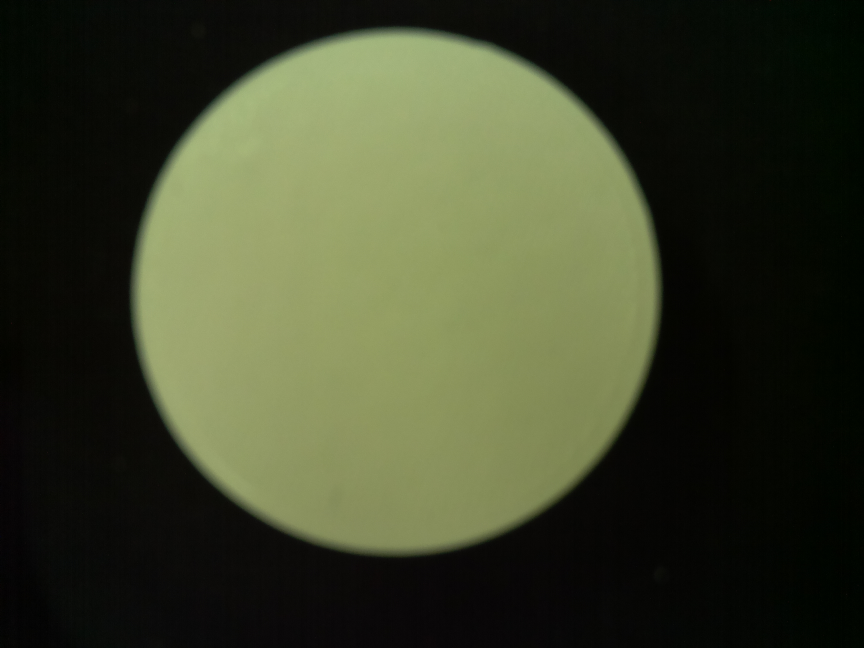
#> input picture images/3.5inch.png, 2592 x 1944 px, found by its file name (shown at 1/3 size)
$ python calibrate.py
#> lines starting #> are read from the running program, lines starting #| are printed output that depends on the picture; after the words box and inside, x2 and y2 are one past the last pixel; in counts of white or black regions, pixels touching at a corner belong together
'''
#
# Program to calibrate camera and adjust paramaters for reading distance
# This routine is part of the Ophthalmoscope project.
#
# Obtains a reference circle and uses it as a scale for every other circle
# to obtain distance for overlay activation.
#
# Author: Mohammad Odeh
# Date: Frb. 21st, 2017
# Reference: PyImageSearch
#
#
# CHANGELOG:
#    1- Reduced memory footprint
#    2- Tweaked HoughCircles parameters
#    3- Print thresholded array to file for debugging purposes
#
'''

# import the necessary packages
import numpy
import cv2
import imutils

import  sys
import  os
from    os.path                import expanduser

def find_marker(image):

    # Convert into grayscale because HoughCircle only accepts grayscale images
    bgr2gray = cv2.cvtColor(image, cv2.COLOR_BGR2GRAY)
    bgr2gray = cv2.bilateralFilter(bgr2gray,11,17,17)

    # Threshold any color that is not black to white
    retval, thresholded = cv2.threshold(bgr2gray, 20, 255, cv2.THRESH_BINARY)

    kernel = cv2.getStructuringElement(cv2.MORPH_RECT, (10, 10))
    bgr2gray = cv2.erode(cv2.dilate(thresholded, kernel, iterations=1), kernel, iterations=1)
    print(bgr2gray.shape)

    # Debugging Purposes
    # ___START___
    '''
    retval, binaryInv = cv2.threshold(bgr2gray, 50, 255, cv2.THRESH_BINARY_INV)
    kernelBinary = cv2.getStructuringElement(cv2.MORPH_RECT, (10, 10))
    binaryInv = cv2.erode(cv2.dilate(binaryInv, kernelBinary, iterations=1), kernelBinary, iterations=1)

    retval, trunc = cv2.threshold(bgr2gray, 50, 255, cv2.THRESH_TRUNC)
    kernelTrunc = cv2.getStructuringElement(cv2.MORPH_RECT, (10, 10))
    trunc = cv2.erode(cv2.dilate(trunc, kernelTrunc, iterations=1), kernelTrunc, iterations=1)

    retval, zero = cv2.threshold(bgr2gray, 50, 255, cv2.THRESH_TOZERO)
    kernelZero = cv2.getStructuringElement(cv2.MORPH_RECT, (10, 10))
    zero = cv2.erode(cv2.dilate(zero, kernelZero, iterations=1), kernelZero, iterations=1)

    retval, zeroInv = cv2.threshold(bgr2gray, 50, 255, cv2.THRESH_TOZERO_INV)
    kernelZeroInv = cv2.getStructuringElement(cv2.MORPH_RECT, (10, 10))
    zeroInv = cv2.erode(cv2.dilate(zeroInv, kernelZeroInv, iterations=1), kernelZeroInv, iterations=1)

    titles = ['binary','binaryInv','truncate','tozero','tozeroInv']
    images = [thresholded, binaryInv, trunc, zero, zeroInv]

    for i in range(1,5):
        cv2.imshow(titles[i], cv2.resize(images[i], (936, 714)))
    '''

    # Print data on device-specific text files
    print("Writing array to datafile...\nPlease wait...")
    rows = bgr2gray.shape[0]
    columns = bgr2gray.shape[1]
    array=bgr2gray.copy()

    dataFileDir = "/home/pi/Desktop"

    if os.path.exists(dataFileDir) == False:
        os.makedirs(dataFileDir)

    dataFileName = "/numpyArray.txt"
    dataFilePath = dataFileDir + dataFileName

    for i in range(rows):
        for j in range(columns):
            if array[i][j]==255:
                array[i][j]=1


    for i in range(rows):
        for j in range(columns):
            with open(dataFilePath, "a") as dataFile:
                dataFile.write(str(array[i][j]))
        with open(dataFilePath, "a") as dataFile:
            dataFile.write('\n')
    print("Done!!")
    # ___END___


    # Find circle outline
    circles = cv2.HoughCircles(bgr2gray, cv2.HOUGH_GRADIENT, 14, 396,
                               191, 43, 50, 70)
    '''
    ORIGINAL:
    circles = cv2.HoughCircles(bgr2gray, cv2.HOUGH_GRADIENT, 16, 1000,
                               191, 43, 50, 150)
    '''
    # For debugging purposes only
    cv2.imshow("thresholded", bgr2gray.copy())

    if circles is not None:
            circles = numpy.round(circles[0,:]).astype("int")
            print("Shape: ")
            print(circles.shape)
            print("Array content: ")
            print(circles)
            for (x, y, r) in circles:
                circle=(x,y,r)
                pos=str(circle)
                cv2.circle(image, (x, y), r,(0,255,0),4)
                cv2.putText(image, pos, (x - 20, y - 20),
                            cv2.FONT_HERSHEY_SIMPLEX, 0.5, (255, 255, 255), 2)

            cv2.imshow("image", image)
            cv2.waitKey(0)
            return(x,y,r)


def distance_to_camera(knownWidth, focalLength, perWidth):
    # Compute and return the distance from the object to the camera
    return (knownWidth * focalLength) / perWidth

# Initialize the known distance from object to camera
# Calibration stand and buck were designed to have h = 3.5inches
KNOWN_DISTANCE = 3.5

# Initialize the known width of the scale buck
# Diamater, d = 2.0inches
KNOWN_WIDTH = 2.0

# Load the images we are going to use
IMAGE_PATHS = ["images/3.5inch.png"]

# Load the reference scale image and obtain the required
# parameters (focal length) from it by using the known variables
image = cv2.resize(cv2.imread(IMAGE_PATHS[0]), (360, 276))
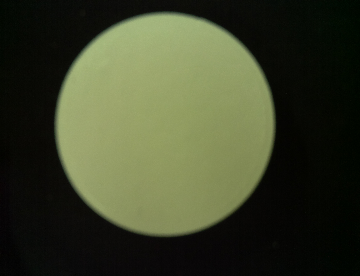
#> image: shape (276, 360, 3); mean B, G, R 42.5, 66.1, 61
marker = find_marker(image)
#> in find_marker, `bgr2gray = cv2.cvtColor(image, cv2.COLOR_BGR2GRAY)`:
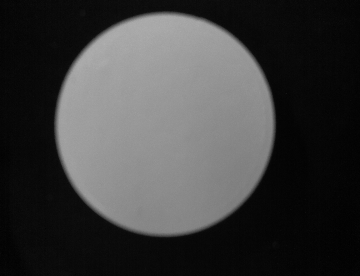
#> bgr2gray: shape (276, 360); min 1, max 176, mean 61.9
#> in find_marker, `retval, thresholded = cv2.threshold(bgr2gray, 20, 255, cv2.THRESH_BINA..`:
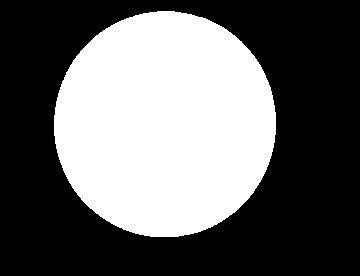
#> thresholded: shape (276, 360); 39.8% white; 1 white region, box (x1, y1, x2, y2) and area: (54, 11, 276, 237) 39505
#> in find_marker, `bgr2gray = cv2.erode(cv2.dilate(thresholded, kernel, iterations=1), ke..`:
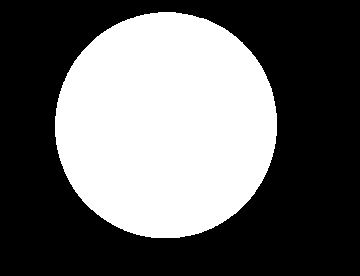
#> bgr2gray: shape (276, 360); 39.8% white; 1 white region, box (x1, y1, x2, y2) and area: (55, 12, 277, 238) 39505
#| (276, 360)
#> in find_marker, `circles = cv2.HoughCircles(bgr2gray, cv2.HOUGH_GRADIENT, 14, 396, 191,..`: circles = [[161, 119, 113.4]]
#> in find_marker, `circles = numpy.round(circles[0,:]).astype("int")`: circles = [[161, 119, 113]]
#| (1, 3)
#| [[161 119 113]]
#> the loop in find_marker, `for (x, y, r) in circles:` made 1 pass
#> after the loop in find_marker, `for (x, y, r) in circles:`:
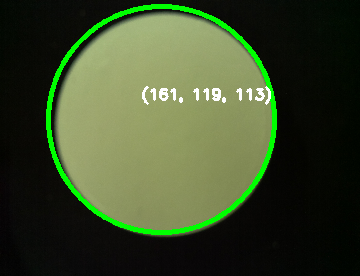
#> image: shape (276, 360, 3); 4.2% of pixels changed, all inside (x1, y1, x2, y2) = (46, 4, 277, 235)
#> marker = (161, 119, 113)
focalLength = (marker[2] * KNOWN_DISTANCE) / KNOWN_WIDTH
#> focalLength = 197.8

# Used for development purposes
# Loop over the images
for imagePath in IMAGE_PATHS:

    # Load the image, find the marker (circles) in the image, then
    # compute the distance to the marker from the camera
    image = cv2.resize(cv2.imread(imagePath, cv2.IMREAD_UNCHANGED), (360, 276))
    marker = find_marker(image)
#| (276, 360)
#| (1, 3)
#| [[161 119 113]]
#> the loop in find_marker (call 2), `for (x, y, r) in circles:` made 1 pass

    inches = distance_to_camera(KNOWN_WIDTH, focalLength, marker[2])
#> inches = 3.5

    # Draw detected circle and print distance
    cv2.circle(image, (marker[0], marker[1]), marker[2],(0,255,0),4)
#> image: shape (276, 360, 3); 0.02% of pixels changed, all inside (x1, y1, x2, y2) = (267, 87, 271, 99)
    cv2.putText(image, "%.2fft" % (inches / 12),
            (image.shape[1] - 100, image.shape[0] - 10), cv2.FONT_HERSHEY_SIMPLEX,
            1.0, (0, 255, 0), 3)
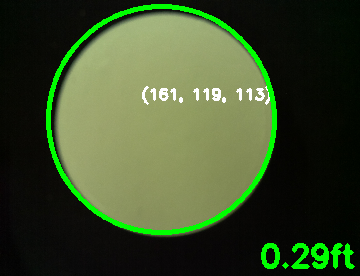
#> image: shape (276, 360, 3); mean B, G, R 42.2, 76.8, 59.8
    # Display Image
    cv2.imshow("image", image)
    cv2.waitKey(0)
